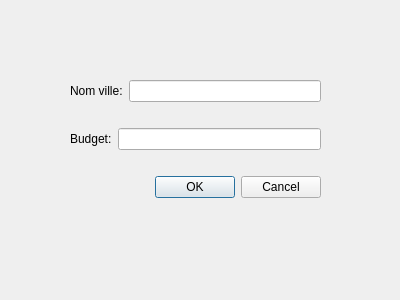
<?xml version="1.0" encoding="UTF-8"?>
<ui version="4.0">
 <class>createville</class>
 <widget class="QDialog" name="createville">
  <property name="geometry">
   <rect>
    <x>0</x>
    <y>0</y>
    <width>400</width>
    <height>300</height>
   </rect>
  </property>
  <property name="windowTitle">
   <string>Dialog</string>
  </property>
  <widget class="QWidget" name="">
   <property name="geometry">
    <rect>
     <x>70</x>
     <y>60</y>
     <width>251</width>
     <height>161</height>
    </rect>
   </property>
   <layout class="QVBoxLayout" name="verticalLayout">
    <item>
     <layout class="QHBoxLayout" name="horizontalLayout">
      <item>
       <widget class="QLabel" name="label">
        <property name="text">
         <string>Nom ville:</string>
        </property>
       </widget>
      </item>
      <item>
       <widget class="QLineEdit" name="lineEdit"/>
      </item>
     </layout>
    </item>
    <item>
     <layout class="QHBoxLayout" name="horizontalLayout_2">
      <item>
       <widget class="QLabel" name="label_2">
        <property name="text">
         <string>Budget:</string>
        </property>
       </widget>
      </item>
      <item>
       <widget class="QLineEdit" name="lineEdit_2"/>
      </item>
     </layout>
    </item>
    <item>
     <widget class="QDialogButtonBox" name="buttonBox">
      <property name="orientation">
       <enum>Qt::Orientation::Horizontal</enum>
      </property>
      <property name="standardButtons">
       <set>QDialogButtonBox::StandardButton::Cancel|QDialogButtonBox::StandardButton::Ok</set>
      </property>
     </widget>
    </item>
   </layout>
  </widget>
 </widget>
 <resources/>
 <connections>
  <connection>
   <sender>buttonBox</sender>
   <signal>accepted()</signal>
   <receiver>createville</receiver>
   <slot>accept()</slot>
   <hints>
    <hint type="sourcelabel">
     <x>248</x>
     <y>254</y>
    </hint>
    <hint type="destinationlabel">
     <x>157</x>
     <y>274</y>
    </hint>
   </hints>
  </connection>
  <connection>
   <sender>buttonBox</sender>
   <signal>rejected()</signal>
   <receiver>createville</receiver>
   <slot>reject()</slot>
   <hints>
    <hint type="sourcelabel">
     <x>316</x>
     <y>260</y>
    </hint>
    <hint type="destinationlabel">
     <x>286</x>
     <y>274</y>
    </hint>
   </hints>
  </connection>
 </connections>
</ui>
